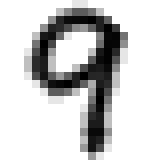
%> input picture MNistNeuralNet/TestImage.png, 20 x 20 px (shown 8 times larger)
$ octave ClassifyExample.m   (GNU Octave 9; MATLAB toolbox functions it lacks are replaced by stand-ins)
%> lines starting %> are read from the running program, lines starting %| are printed output that depends on the picture; in (x1, y1, x2, y2) boxes, pixels count from 0 and x2, y2 are one past the last pixel; in counts of white or black regions, pixels touching at a corner belong together; the program's own positions count from 1
clc
a = imread('TestImage.png');
%> a is the input picture: size 20x20x3 uint8; min 0, max 255, mean 203
normImage = mat2gray(a);
b = rgb2gray(a);
BW = uint8(255) - b;
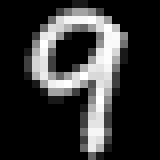
%> BW: size 20x20 uint8 (shown 8 times larger); min 0, max 255, mean 52
BW = imbinarize(BW,.5);
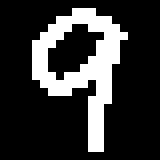
%> BW: size 20x20 logical (shown 8 times larger); 20.8% white in thin lines or dots, all inside (x1, y1, x2, y2) = (4, 1, 16, 19)
BW = padarray(BW,[4 4],0,'both');
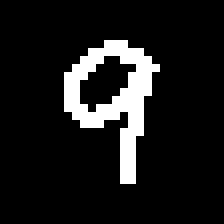
%> BW: size 28x28 logical (shown 8 times larger); 10.6% white in thin lines or dots, all inside (x1, y1, x2, y2) = (8, 5, 20, 23)
%%Make input 20x20 go to 28x28
B = reshape(BW,[784,1]);
%> B = 784 logical values, 83 true
%> (the run ends here)
